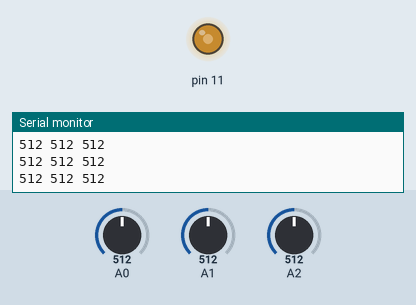
A sketch run on a simulated Arduino Uno, built with avr-gcc and run on an emulated ATmega328P. Shown: output pins drawn as LEDs (lit = HIGH), the last lines printed to the serial monitor. The test bench sets the inputs (shaded band); at power-on: A1 = 512, A0 = 512, A2 = 512.

Above: at 2.4 s.
2.5 s: A1 set to 990
At 3.7 s:
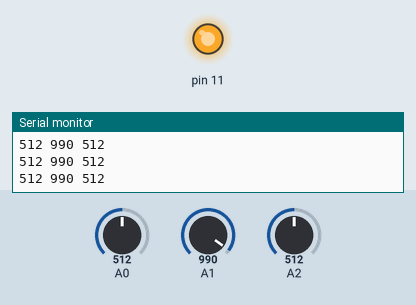
4.0 s: A1 set to 1006
At 5.1 s:
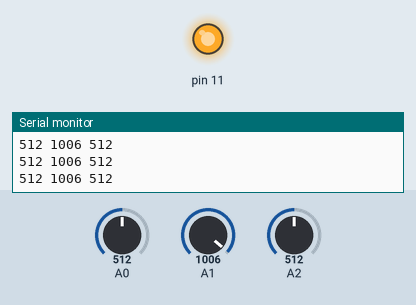
7.0 s: A1 set to 716
At 7.4 s:
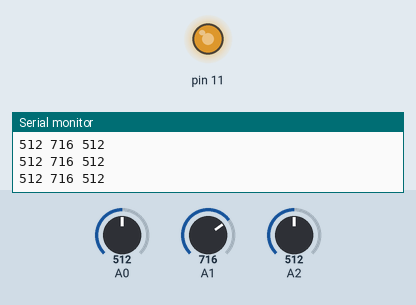
8.5 s: A1 set to 122
At 9.8 s:
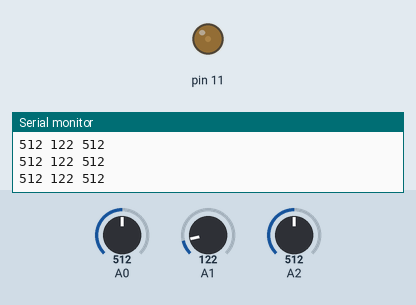
Timing chart, 0 to 11.0 s (numbered marks = the images above; inputs shaded):
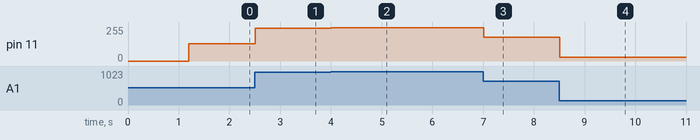

The sketch:

arduino-input.ino
```cpp
const int LED_PIN = 13;

void setup() {
  Serial.begin(9600);

  // startup blink, after that pin 13 stays HIGH, the LED stays ON
  digitalWrite(LED_PIN, HIGH);
  delay(600);
  digitalWrite(LED_PIN, LOW);

  delay(600);
}

void loop() {
  int v1 = analogRead(A0);
  int v2 = analogRead(A1);
  int v3 = analogRead(A2);

  analogWrite(11, v2/4);
  Serial.print(v1);
  Serial.print(" ");
  Serial.print(v2);
  Serial.print(" ");
  Serial.print(v3);
  Serial.println();

  delay(10);
}
```

Measured:
- after the input at 2.5 s, pin 11: 128/255 → 247/255 at once
- after the input at 4.0 s, pin 11: 247/255 → 251/255 at once
- after the input at 7.0 s, pin 11: 251/255 → 179/255 at once
- after the input at 8.5 s, pin 11: 179/255 → 30/255 at once
